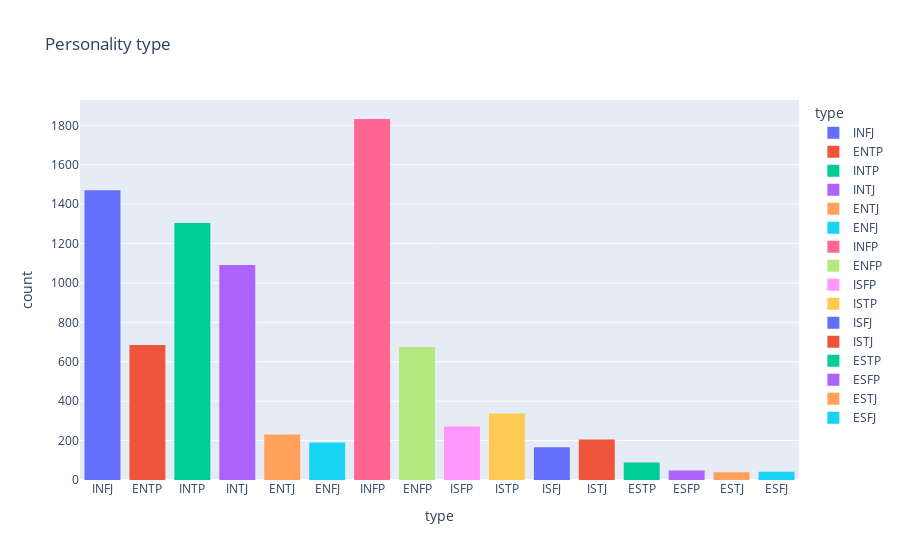

Source (notebook cell):
### Code cell
fig = px.histogram(csv_data,x='type',color="type", title='Personality type')
fig

### Figure 1 — Plotly figure (JSON) as saved in the notebook; plotly's stock layout.template omitted (floating-point values rounded to 4 significant figures; data arrays with more than 128 entries replaced by an {"elided": "..."} marker saying what was removed)
{"data": [{"alignmentgroup": "True", "bingroup": "x", "hovertemplate": "type=%{x}<br>count=%{y}<extra></extra>", "legendgroup": "INFJ", "marker": {"color": "#636efa", "pattern": {"shape": ""}}, "name": "INFJ", "offsetgroup": "INFJ", "orientation": "v", "showlegend": true, "type": "histogram", "x": {"elided": "1470 str values"}, "xaxis": "x", "yaxis": "y"}, {"alignmentgroup": "True", "bingroup": "x", "hovertemplate": "type=%{x}<br>count=%{y}<extra></extra>", "legendgroup": "ENTP", "marker": {"color": "#EF553B", "pattern": {"shape": ""}}, "name": "ENTP", "offsetgroup": "ENTP", "orientation": "v", "showlegend": true, "type": "histogram", "x": {"elided": "685 str values"}, "xaxis": "x", "yaxis": "y"}, {"alignmentgroup": "True", "bingroup": "x", "hovertemplate": "type=%{x}<br>count=%{y}<extra></extra>", "legendgroup": "INTP", "marker": {"color": "#00cc96", "pattern": {"shape": ""}}, "name": "INTP", "offsetgroup": "INTP", "orientation": "v", "showlegend": true, "type": "histogram", "x": {"elided": "1304 str values"}, "xaxis": "x", "yaxis": "y"}, {"alignmentgroup": "True", "bingroup": "x", "hovertemplate": "type=%{x}<br>count=%{y}<extra></extra>", "legendgroup": "INTJ", "marker": {"color": "#ab63fa", "pattern": {"shape": ""}}, "name": "INTJ", "offsetgroup": "INTJ", "orientation": "v", "showlegend": true, "type": "histogram", "x": {"elided": "1091 str values"}, "xaxis": "x", "yaxis": "y"}, {"alignmentgroup": "True", "bingroup": "x", "hovertemplate": "type=%{x}<br>count=%{y}<extra></extra>", "legendgroup": "ENTJ", "marker": {"color": "#FFA15A", "pattern": {"shape": ""}}, "name": "ENTJ", "offsetgroup": "ENTJ", "orientation": "v", "showlegend": true, "type": "histogram", "x": {"elided": "231 str values"}, "xaxis": "x", "yaxis": "y"}, {"alignmentgroup": "True", "bingroup": "x", "hovertemplate": "type=%{x}<br>count=%{y}<extra></extra>", "legendgroup": "ENFJ", "marker": {"color": "#19d3f3", "pattern": {"shape": ""}}, "name": "ENFJ", "offsetgroup": "ENFJ", "orientation": "v", "showlegend": true, "type": "histogram", "x": {"elided": "190 str values"}, "xaxis": "x", "yaxis": "y"}, {"alignmentgroup": "True", "bingroup": "x", "hovertemplate": "type=%{x}<br>count=%{y}<extra></extra>", "legendgroup": "INFP", "marker": {"color": "#FF6692", "pattern": {"shape": ""}}, "name": "INFP", "offsetgroup": "INFP", "orientation": "v", "showlegend": true, "type": "histogram", "x": {"elided": "1832 str values"}, "xaxis": "x", "yaxis": "y"}, {"alignmentgroup": "True", "bingroup": "x", "hovertemplate": "type=%{x}<br>count=%{y}<extra></extra>", "legendgroup": "ENFP", "marker": {"color": "#B6E880", "pattern": {"shape": ""}}, "name": "ENFP", "offsetgroup": "ENFP", "orientation": "v", "showlegend": true, "type": "histogram", "x": {"elided": "675 str values"}, "xaxis": "x", "yaxis": "y"}, {"alignmentgroup": "True", "bingroup": "x", "hovertemplate": "type=%{x}<br>count=%{y}<extra></extra>", "legendgroup": "ISFP", "marker": {"color": "#FF97FF", "pattern": {"shape": ""}}, "name": "ISFP", "offsetgroup": "ISFP", "orientation": "v", "showlegend": true, "type": "histogram", "x": {"elided": "271 str values"}, "xaxis": "x", "yaxis": "y"}, {"alignmentgroup": "True", "bingroup": "x", "hovertemplate": "type=%{x}<br>count=%{y}<extra></extra>", "legendgroup": "ISTP", "marker": {"color": "#FECB52", "pattern": {"shape": ""}}, "name": "ISTP", "offsetgroup": "ISTP", "orientation": "v", "showlegend": true, "type": "histogram", "x": {"elided": "337 str values"}, "xaxis": "x", "yaxis": "y"}, {"alignmentgroup": "True", "bingroup": "x", "hovertemplate": "type=%{x}<br>count=%{y}<extra></extra>", "legendgroup": "ISFJ", "marker": {"color": "#636efa", "pattern": {"shape": ""}}, "name": "ISFJ", "offsetgroup": "ISFJ", "orientation": "v", "showlegend": true, "type": "histogram", "x": {"elided": "166 str values"}, "xaxis": "x", "yaxis": "y"}, {"alignmentgroup": "True", "bingroup": "x", "hovertemplate": "type=%{x}<br>count=%{y}<extra></extra>", "legendgroup": "ISTJ", "marker": {"color": "#EF553B", "pattern": {"shape": ""}}, "name": "ISTJ", "offsetgroup": "ISTJ", "orientation": "v", "showlegend": true, "type": "histogram", "x": {"elided": "205 str values"}, "xaxis": "x", "yaxis": "y"}, {"alignmentgroup": "True", "bingroup": "x", "hovertemplate": "type=%{x}<br>count=%{y}<extra></extra>", "legendgroup": "ESTP", "marker": {"color": "#00cc96", "pattern": {"shape": ""}}, "name": "ESTP", "offsetgroup": "ESTP", "orientation": "v", "showlegend": true, "type": "histogram", "x": ["ESTP", "ESTP", "ESTP", "ESTP", "ESTP", "ESTP", "ESTP", "ESTP", "ESTP", "ESTP", "ESTP", "ESTP", "ESTP", "ESTP", "ESTP", "ESTP", "ESTP", "ESTP", "ESTP", "ESTP", "ESTP", "ESTP", "ESTP", "ESTP", "ESTP", "ESTP", "ESTP", "ESTP", "ESTP", "ESTP", "ESTP", "ESTP", "ESTP", "ESTP", "ESTP", "ESTP", "ESTP", "ESTP", "ESTP", "ESTP", "ESTP", "ESTP", "ESTP", "ESTP", "ESTP", "ESTP", "ESTP", "ESTP", "ESTP", "ESTP", "ESTP", "ESTP", "ESTP", "ESTP", "ESTP", "ESTP", "ESTP", "ESTP", "ESTP", "ESTP", "ESTP", "ESTP", "ESTP", "ESTP", "ESTP", "ESTP", "ESTP", "ESTP", "ESTP", "ESTP", "ESTP", "ESTP", "ESTP", "ESTP", "ESTP", "ESTP", "ESTP", "ESTP", "ESTP", "ESTP", "ESTP", "ESTP", "ESTP", "ESTP", "ESTP", "ESTP", "ESTP", "ESTP", "ESTP"], "xaxis": "x", "yaxis": "y"}, {"alignmentgroup": "True", "bingroup": "x", "hovertemplate": "type=%{x}<br>count=%{y}<extra></extra>", "legendgroup": "ESFP", "marker": {"color": "#ab63fa", "pattern": {"shape": ""}}, "name": "ESFP", "offsetgroup": "ESFP", "orientation": "v", "showlegend": true, "type": "histogram", "x": ["ESFP", "ESFP", "ESFP", "ESFP", "ESFP", "ESFP", "ESFP", "ESFP", "ESFP", "ESFP", "ESFP", "ESFP", "ESFP", "ESFP", "ESFP", "ESFP", "ESFP", "ESFP", "ESFP", "ESFP", "ESFP", "ESFP", "ESFP", "ESFP", "ESFP", "ESFP", "ESFP", "ESFP", "ESFP", "ESFP", "ESFP", "ESFP", "ESFP", "ESFP", "ESFP", "ESFP", "ESFP", "ESFP", "ESFP", "ESFP", "ESFP", "ESFP", "ESFP", "ESFP", "ESFP", "ESFP", "ESFP", "ESFP"], "xaxis": "x", "yaxis": "y"}, {"alignmentgroup": "True", "bingroup": "x", "hovertemplate": "type=%{x}<br>count=%{y}<extra></extra>", "legendgroup": "ESTJ", "marker": {"color": "#FFA15A", "pattern": {"shape": ""}}, "name": "ESTJ", "offsetgroup": "ESTJ", "orientation": "v", "showlegend": true, "type": "histogram", "x": ["ESTJ", "ESTJ", "ESTJ", "ESTJ", "ESTJ", "ESTJ", "ESTJ", "ESTJ", "ESTJ", "ESTJ", "ESTJ", "ESTJ", "ESTJ", "ESTJ", "ESTJ", "ESTJ", "ESTJ", "ESTJ", "ESTJ", "ESTJ", "ESTJ", "ESTJ", "ESTJ", "ESTJ", "ESTJ", "ESTJ", "ESTJ", "ESTJ", "ESTJ", "ESTJ", "ESTJ", "ESTJ", "ESTJ", "ESTJ", "ESTJ", "ESTJ", "ESTJ", "ESTJ", "ESTJ"], "xaxis": "x", "yaxis": "y"}, {"alignmentgroup": "True", "bingroup": "x", "hovertemplate": "type=%{x}<br>count=%{y}<extra></extra>", "legendgroup": "ESFJ", "marker": {"color": "#19d3f3", "pattern": {"shape": ""}}, "name": "ESFJ", "offsetgroup": "ESFJ", "orientation": "v", "showlegend": true, "type": "histogram", "x": ["ESFJ", "ESFJ", "ESFJ", "ESFJ", "ESFJ", "ESFJ", "ESFJ", "ESFJ", "ESFJ", "ESFJ", "ESFJ", "ESFJ", "ESFJ", "ESFJ", "ESFJ", "ESFJ", "ESFJ", "ESFJ", "ESFJ", "ESFJ", "ESFJ", "ESFJ", "ESFJ", "ESFJ", "ESFJ", "ESFJ", "ESFJ", "ESFJ", "ESFJ", "ESFJ", "ESFJ", "ESFJ", "ESFJ", "ESFJ", "ESFJ", "ESFJ", "ESFJ", "ESFJ", "ESFJ", "ESFJ", "ESFJ", "ESFJ"], "xaxis": "x", "yaxis": "y"}], "layout": {"barmode": "relative", "legend": {"title": {"text": "type"}, "tracegroupgap": 0}, "title": {"text": "Personality type"}, "xaxis": {"anchor": "y", "categoryarray": ["INFJ", "ENTP", "INTP", "INTJ", "ENTJ", "ENFJ", "INFP", "ENFP", "ISFP", "ISTP", "ISFJ", "ISTJ", "ESTP", "ESFP", "ESTJ", "ESFJ"], "categoryorder": "array", "domain": [0, 1], "title": {"text": "type"}}, "yaxis": {"anchor": "x", "domain": [0, 1], "title": {"text": "count"}}}}
